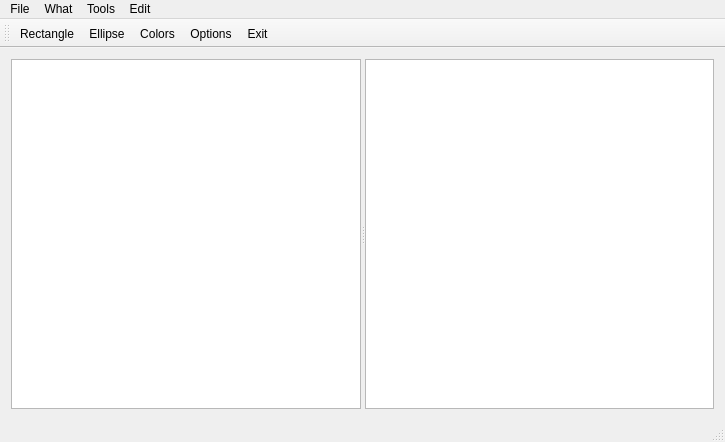
<?xml version="1.0" encoding="UTF-8"?>
<ui version="4.0">
 <class>GraphicRedactor</class>
 <widget class="QMainWindow" name="GraphicRedactor">
  <property name="geometry">
   <rect>
    <x>0</x>
    <y>0</y>
    <width>725</width>
    <height>442</height>
   </rect>
  </property>
  <property name="windowTitle">
   <string>GraphicRedactor</string>
  </property>
  <widget class="QWidget" name="centralWidget">
   <layout class="QHBoxLayout" name="horizontalLayout_2">
    <item>
     <widget class="QSplitter" name="splitter">
      <property name="orientation">
       <enum>Qt::Horizontal</enum>
      </property>
      <widget class="QGraphicsView" name="graphicsView_2"/>
      <widget class="QGraphicsView" name="graphicsView"/>
     </widget>
    </item>
   </layout>
  </widget>
  <widget class="QMenuBar" name="menuBar">
   <property name="geometry">
    <rect>
     <x>0</x>
     <y>0</y>
     <width>725</width>
     <height>21</height>
    </rect>
   </property>
   <widget class="QMenu" name="menuFile">
    <property name="title">
     <string>File</string>
    </property>
    <addaction name="actionactionLoad"/>
    <addaction name="actionactionSave"/>
    <addaction name="actionactionExit"/>
   </widget>
   <widget class="QMenu" name="menuWhat">
    <property name="title">
     <string>What</string>
    </property>
    <addaction name="actionRectangle"/>
    <addaction name="actionEllipse"/>
   </widget>
   <widget class="QMenu" name="menuTools">
    <property name="title">
     <string>Tools</string>
    </property>
    <addaction name="actionColors"/>
    <addaction name="actionOptions"/>
   </widget>
   <widget class="QMenu" name="menuEdit">
    <property name="title">
     <string>Edit</string>
    </property>
    <addaction name="actionCopy"/>
    <addaction name="actionCut"/>
    <addaction name="actionPaste"/>
   </widget>
   <addaction name="menuFile"/>
   <addaction name="menuWhat"/>
   <addaction name="menuTools"/>
   <addaction name="menuEdit"/>
  </widget>
  <widget class="QToolBar" name="mainToolBar">
   <attribute name="toolBarArea">
    <enum>TopToolBarArea</enum>
   </attribute>
   <attribute name="toolBarBreak">
    <bool>false</bool>
   </attribute>
   <addaction name="actionRectangle"/>
   <addaction name="actionEllipse"/>
   <addaction name="actionColors"/>
   <addaction name="actionOptions"/>
   <addaction name="actionactionExit"/>
  </widget>
  <widget class="QStatusBar" name="statusBar"/>
  <action name="actionactionLoad">
   <property name="text">
    <string>Load</string>
   </property>
  </action>
  <action name="actionactionSave">
   <property name="text">
    <string>Sacve</string>
   </property>
  </action>
  <action name="actionactionExit">
   <property name="icon">
    <iconset>
     <normaloff>Images/iconExit.ico</normaloff>Images/iconExit.ico</iconset>
   </property>
   <property name="text">
    <string>Exit</string>
   </property>
  </action>
  <action name="actionRectangle">
   <property name="icon">
    <iconset>
     <normaloff>Images/Rect.png</normaloff>Images/Rect.png</iconset>
   </property>
   <property name="text">
    <string>Rectangle</string>
   </property>
  </action>
  <action name="actionEllipse">
   <property name="icon">
    <iconset>
     <normaloff>Images/Ellipse.png</normaloff>Images/Ellipse.png</iconset>
   </property>
   <property name="text">
    <string>Ellipse</string>
   </property>
  </action>
  <action name="actionColors">
   <property name="text">
    <string>Colors</string>
   </property>
  </action>
  <action name="actionOptions">
   <property name="text">
    <string>Options</string>
   </property>
  </action>
  <action name="actionCopy">
   <property name="text">
    <string>Copy</string>
   </property>
  </action>
  <action name="actionCut">
   <property name="text">
    <string>Cut</string>
   </property>
  </action>
  <action name="actionPaste">
   <property name="text">
    <string>Paste</string>
   </property>
  </action>
 </widget>
 <layoutdefault spacing="6" margin="11"/>
 <resources/>
 <connections/>
</ui>
